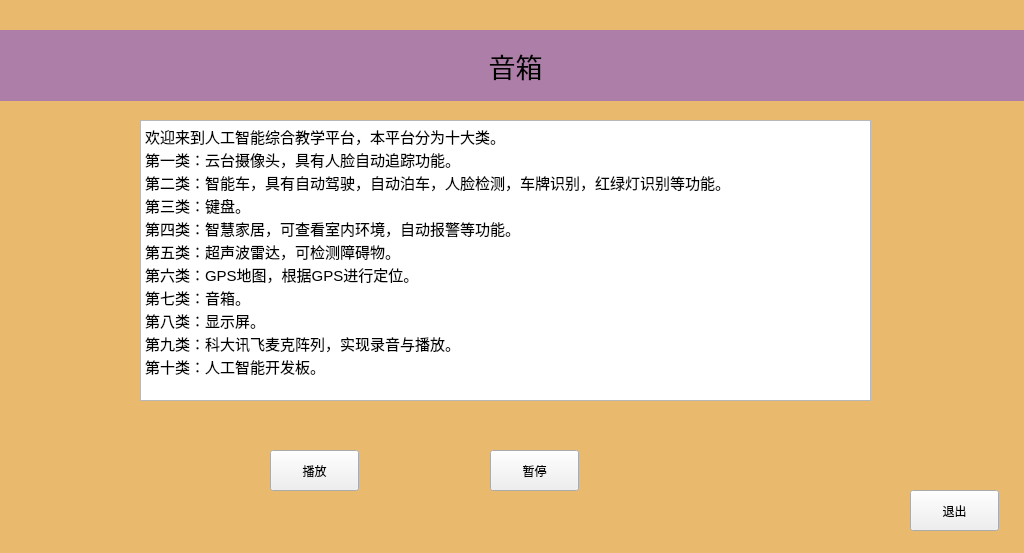
<?xml version="1.0" encoding="UTF-8"?>
<ui version="4.0">
 <class>SpeakerDemo</class>
 <widget class="QWidget" name="SpeakerDemo">
  <property name="geometry">
   <rect>
    <x>0</x>
    <y>0</y>
    <width>1024</width>
    <height>553</height>
   </rect>
  </property>
  <property name="windowTitle">
   <string>SpeakerDemo</string>
  </property>
  <widget class="QLabel" name="label">
   <property name="geometry">
    <rect>
     <x>0</x>
     <y>0</y>
     <width>1024</width>
     <height>553</height>
    </rect>
   </property>
   <property name="styleSheet">
    <string notr="true">background-color: rgb(233, 185, 110);</string>
   </property>
   <property name="text">
    <string/>
   </property>
  </widget>
  <widget class="QLabel" name="label_2">
   <property name="geometry">
    <rect>
     <x>0</x>
     <y>30</y>
     <width>1031</width>
     <height>71</height>
    </rect>
   </property>
   <property name="font">
    <font>
     <pointsize>20</pointsize>
    </font>
   </property>
   <property name="styleSheet">
    <string notr="true">background-color: rgb(173, 127, 168);</string>
   </property>
   <property name="text">
    <string>音箱</string>
   </property>
   <property name="alignment">
    <set>Qt::AlignCenter</set>
   </property>
  </widget>
  <widget class="QTextBrowser" name="textBrowser">
   <property name="geometry">
    <rect>
     <x>140</x>
     <y>120</y>
     <width>731</width>
     <height>281</height>
    </rect>
   </property>
   <property name="html">
    <string>&lt;!DOCTYPE HTML PUBLIC &quot;-//W3C//DTD HTML 4.0//EN&quot; &quot;http://www.w3.org/TR/REC-html40/strict.dtd&quot;&gt;
&lt;html&gt;&lt;head&gt;&lt;meta name=&quot;qrichtext&quot; content=&quot;1&quot; /&gt;&lt;style type=&quot;text/css&quot;&gt;
p, li { white-space: pre-wrap; }
&lt;/style&gt;&lt;/head&gt;&lt;body style=&quot; font-family:'Ubuntu'; font-size:11pt; font-weight:400; font-style:normal;&quot;&gt;
&lt;p style=&quot; margin-top:0px; margin-bottom:0px; margin-left:0px; margin-right:0px; -qt-block-indent:0; text-indent:0px;&quot;&gt;欢迎来到人工智能综合教学平台，本平台分为十大类。&lt;/p&gt;
&lt;p style=&quot; margin-top:0px; margin-bottom:0px; margin-left:0px; margin-right:0px; -qt-block-indent:0; text-indent:0px;&quot;&gt;第一类：云台摄像头，具有人脸自动追踪功能。&lt;/p&gt;
&lt;p style=&quot; margin-top:0px; margin-bottom:0px; margin-left:0px; margin-right:0px; -qt-block-indent:0; text-indent:0px;&quot;&gt;第二类：智能车，具有自动驾驶，自动泊车，人脸检测，车牌识别，红绿灯识别等功能。&lt;/p&gt;
&lt;p style=&quot; margin-top:0px; margin-bottom:0px; margin-left:0px; margin-right:0px; -qt-block-indent:0; text-indent:0px;&quot;&gt;第三类：键盘。&lt;/p&gt;
&lt;p style=&quot; margin-top:0px; margin-bottom:0px; margin-left:0px; margin-right:0px; -qt-block-indent:0; text-indent:0px;&quot;&gt;第四类：智慧家居，可查看室内环境，自动报警等功能。&lt;/p&gt;
&lt;p style=&quot; margin-top:0px; margin-bottom:0px; margin-left:0px; margin-right:0px; -qt-block-indent:0; text-indent:0px;&quot;&gt;第五类：超声波雷达，可检测障碍物。&lt;/p&gt;
&lt;p style=&quot; margin-top:0px; margin-bottom:0px; margin-left:0px; margin-right:0px; -qt-block-indent:0; text-indent:0px;&quot;&gt;第六类：GPS地图，根据GPS进行定位。&lt;/p&gt;
&lt;p style=&quot; margin-top:0px; margin-bottom:0px; margin-left:0px; margin-right:0px; -qt-block-indent:0; text-indent:0px;&quot;&gt;第七类：音箱。&lt;/p&gt;
&lt;p style=&quot; margin-top:0px; margin-bottom:0px; margin-left:0px; margin-right:0px; -qt-block-indent:0; text-indent:0px;&quot;&gt;第八类：显示屏。&lt;/p&gt;
&lt;p style=&quot; margin-top:0px; margin-bottom:0px; margin-left:0px; margin-right:0px; -qt-block-indent:0; text-indent:0px;&quot;&gt;第九类：科大讯飞麦克阵列，实现录音与播放。&lt;/p&gt;
&lt;p style=&quot; margin-top:0px; margin-bottom:0px; margin-left:0px; margin-right:0px; -qt-block-indent:0; text-indent:0px;&quot;&gt;第十类：人工智能开发板。&lt;/p&gt;&lt;/body&gt;&lt;/html&gt;</string>
   </property>
  </widget>
  <widget class="QPushButton" name="speaker_play">
   <property name="geometry">
    <rect>
     <x>270</x>
     <y>450</y>
     <width>89</width>
     <height>41</height>
    </rect>
   </property>
   <property name="text">
    <string>播放</string>
   </property>
  </widget>
  <widget class="QPushButton" name="speaker_stop">
   <property name="geometry">
    <rect>
     <x>490</x>
     <y>450</y>
     <width>89</width>
     <height>41</height>
    </rect>
   </property>
   <property name="text">
    <string>暂停</string>
   </property>
  </widget>
  <widget class="QPushButton" name="quit">
   <property name="geometry">
    <rect>
     <x>910</x>
     <y>490</y>
     <width>89</width>
     <height>41</height>
    </rect>
   </property>
   <property name="text">
    <string>退出</string>
   </property>
  </widget>
 </widget>
 <resources/>
 <connections/>
</ui>
